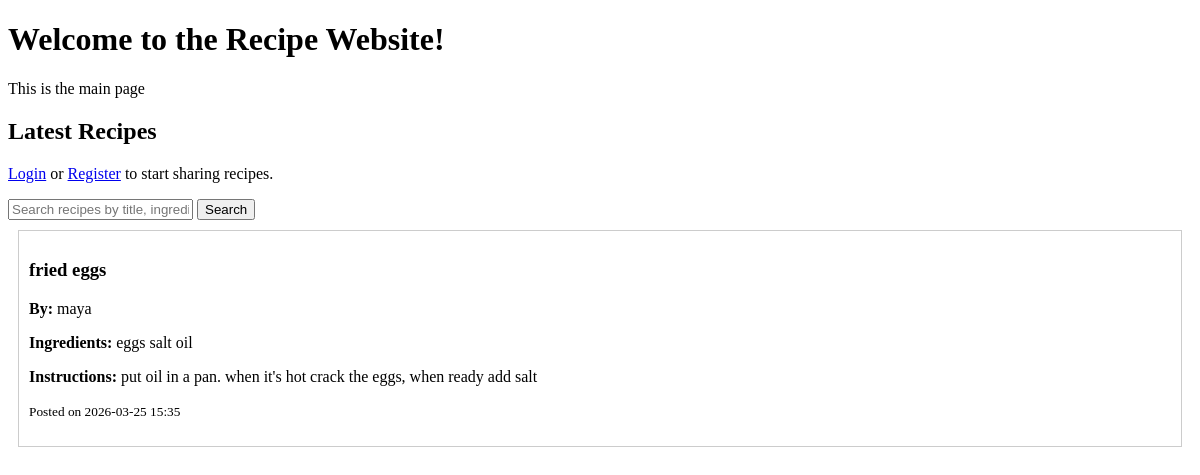
Before: / with the older database file.
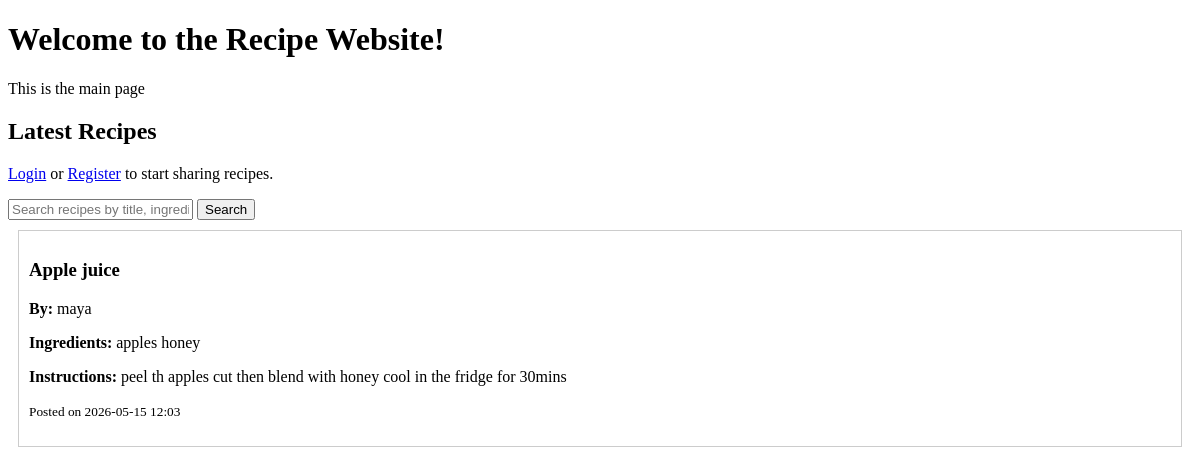
After: the same page with the newer database file.
### recipefl.py (models this page shows, shortened)
class Recipe(db.Model):
    id = db.Column(db.Integer, primary_key=True)
    title = db.Column(db.String(100), nullable=False)
    ingredients = db.Column(db.Text, nullable=False)
    instructions = db.Column(db.Text, nullable=False)
    user_id = db.Column(db.Integer, db.ForeignKey('user.id'), nullable=False)
    created_at = db.Column(db.DateTime, default=datetime.utcnow)
    author = db.relationship('User', backref='recipes')

class User(UserMixin,db.Model):
    id = db.Column(db.Integer, primary_key=True)
    username = db.Column(db.String(20), unique=True, nullable=False)
    email = db.Column(db.String(30), unique=True, nullable=False)
    password = db.Column(db.String(128))

### recipefl.py (the view)
@app.route('/')
def home():
    recipes = Recipe.query.order_by(Recipe.created_at.desc()).all()
    return render_template('home.html', recipes=recipes)

### templates/home.html (shortened to what this page needs)
<!DOCTYPE html>
<html>
<head>
</head>
<body>
    <h1>Welcome to the Recipe Website!</h1>
    <p>This is the main page</p>
    <h2>Latest Recipes</h2>
    {% if current_user.is_authenticated %}
    <p><a href="{{ url_for('add_recipe') }}">Add a Recipe</a></p>
    <p>Hello, {{ current_user.username }}! <a href="{{ url_for('logout') }}">Logout</a></p>
    {% else %}
        <p><a href="{{ url_for('login') }}">Login</a> or <a href="{{ url_for('register') }}">Register</a> to start sharing recipes.</p>
    {% endif %}
    <div class="search-container">
        <form action="{{ url_for('search') }}" method="GET" class="search-form">
            <input type="text" name="q" class="search-input" placeholder="Search recipes by title, ingredients, or instructions..." value="{{ request.args.get('q', '') }}">
            <button type="submit" class="search-button">Search</button>
        </form>
    </div>
{% for recipe in recipes %}
    <div style="border:1px solid #ccc; margin:10px; padding:10px;">
        <h3>{{ recipe.title }}</h3>
        <p><strong>By:</strong> {{ recipe.author.username }}</p>
        <p><strong>Ingredients:</strong> {{ recipe.ingredients[:100] }}{% if recipe.ingredients|length > 100 %}...{% endif %}</p>
        <p><strong>Instructions:</strong> {{ recipe.instructions[:100] }}{% if recipe.instructions|length > 100 %}...{% endif %}</p>
        <p><small>Posted on {{ recipe.created_at.strftime('%Y-%m-%d %H:%M') }}</small></p>
    </div>
{% else %}
    <p>No recipes yet. Be the first to add one!</p>
{% endfor %}
</body>
</html>

Changed rows visible on the page:
removed Recipe: title "fried eggs", author.username "maya", ingredients "eggs salt oil", instructions "put oil in a pan. when it's hot crack the eggs, when ready add salt", created_at "2026-03-25 15:35"
added Recipe: title "Apple juice", author.username "maya", ingredients "apples honey", instructions "peel th apples cut then blend with honey cool in the fridge for 30mins", created_at "2026-05-15 12:03"
